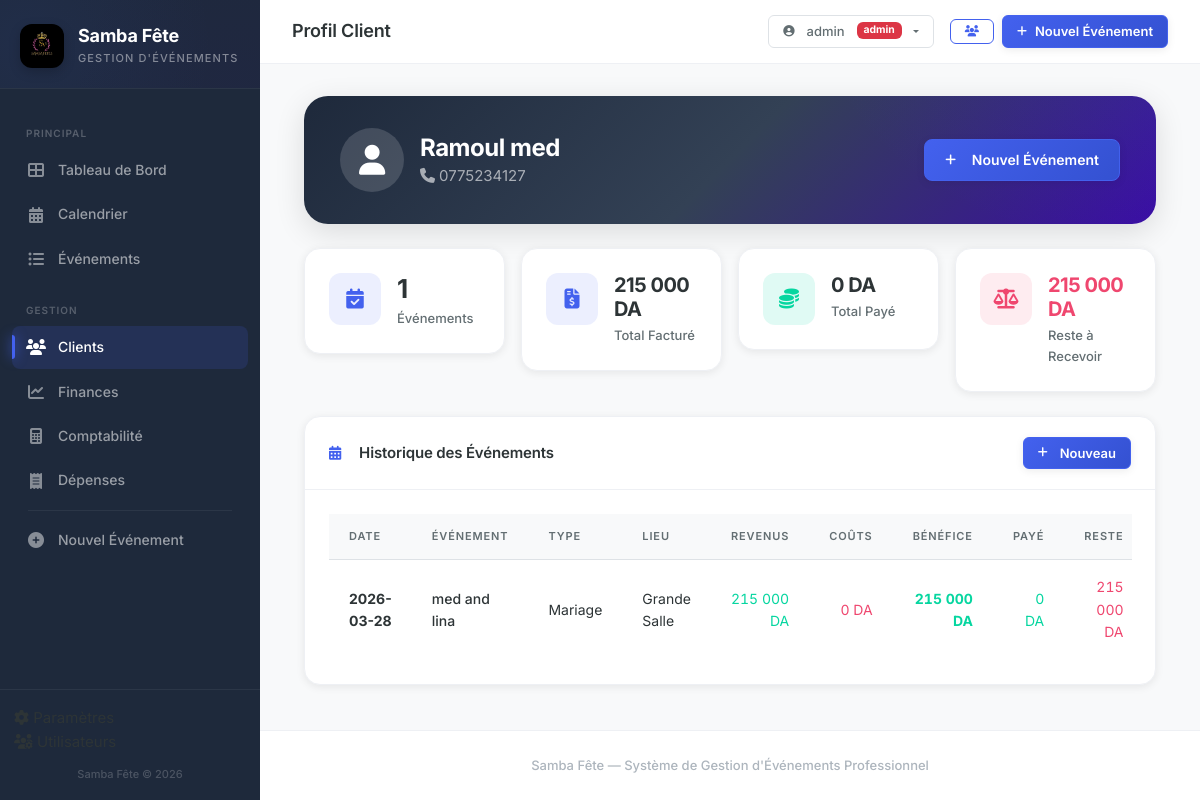
The app's page /client/6 (signed in) with its own data.
### tables this page shows
CREATE TABLE users (
                id INTEGER PRIMARY KEY AUTOINCREMENT,
                username TEXT UNIQUE NOT NULL,
                password_hash TEXT NOT NULL,
                role TEXT NOT NULL DEFAULT 'manager',
                is_active INTEGER DEFAULT 1,
                created_at TEXT DEFAULT (datetime('now','localtime'))
            );

CREATE TABLE clients (
            id INTEGER PRIMARY KEY AUTOINCREMENT,
            name TEXT NOT NULL,
            phone TEXT NOT NULL,
            phone2 TEXT,
            email TEXT,
            address TEXT,
            created_at TEXT DEFAULT (datetime('now','localtime'))
        );

CREATE TABLE events (
            id INTEGER PRIMARY KEY AUTOINCREMENT,
            title TEXT NOT NULL,
            client_id INTEGER NOT NULL,
            venue_id INTEGER NOT NULL,
            venue_id2 INTEGER,
            event_type TEXT NOT NULL,
            event_date TEXT NOT NULL,
            time_slot TEXT NOT NULL,
            guests_men INTEGER DEFAULT 0,
            guests_women INTEGER DEFAULT 0,
            status TEXT DEFAULT 'en attente',
            notes TEXT,
            total_amount REAL DEFAULT 0,
            deposit_required REAL DEFAULT 20000,
            created_at TEXT DEFAULT (datetime('now','localtime')),
            updated_at TEXT DEFAULT (datetime('now','localtime')),
            FOREIGN KEY (client_id) REFERENCES clients(id),
            FOREIGN KEY (venue_id) REFERENCES venues(id),
            FOREIGN KEY (venue_id2) REFERENCES venues(id)
        );

CREATE TABLE venues (
            id INTEGER PRIMARY KEY AUTOINCREMENT,
            name TEXT NOT NULL,
            capacity_men INTEGER DEFAULT 0,
            capacity_women INTEGER DEFAULT 0,
            is_active INTEGER DEFAULT 1
        );

### app.py (the view)
@app.route('/client/<int:client_id>')
@login_required
def client_detail(client_id):
    db = get_db_connection()
    client = db.execute("SELECT * FROM clients WHERE id=?", (client_id,)).fetchone()
    if not client:
        flash("Client introuvable", "danger")
        return redirect(url_for('client_list'))
    events = db.execute(
        "SELECT e.*, v.name as venue_name FROM events e "
        "JOIN venues v ON e.venue_id=v.id WHERE e.client_id=? ORDER BY e.event_date DESC",
        (client_id,)).fetchall()
    total_owed = db.execute(
        "SELECT COALESCE(SUM(total_amount),0) as s FROM events WHERE client_id=?",
        (client_id,)).fetchone()['s']
    total_paid = db.execute(
        "SELECT COALESCE(SUM(CASE WHEN p.is_refunded=0 THEN p.amount ELSE 0 END),0) as s "
        "FROM payments p JOIN events e ON p.event_id=e.id WHERE e.client_id=?",
        (client_id,)).fetchone()['s']
    all_payments = db.execute(
        "SELECT p.*, e.title as event_title, e.id as event_id "
        "FROM payments p "
        "JOIN events e ON p.event_id=e.id "
        "WHERE e.client_id=? "
        "ORDER BY p.date DESC",
        (client_id,)).fetchall()
    event_financials = {}
    for ev in events:
        revenue = db.execute(
            "SELECT COALESCE(SUM(amount),0) as s FROM event_lines WHERE event_id=? AND is_cost=0",
            (ev['id'],)).fetchone()['s']
        costs = db.execute(
            "SELECT COALESCE(SUM(amount),0) as s FROM event_lines WHERE event_id=? AND is_cost=1",
            (ev['id'],)).fetchone()['s']
        paid = db.execute(
            "SELECT COALESCE(SUM(amount),0) as s FROM payments WHERE event_id=? AND is_refunded=0",
            (ev['id'],)).fetchone()['s']
        event_financials[ev['id']] = {
            'revenue': float(revenue),
            'costs': float(costs),
            'profit': float(revenue) - float(costs),
            'paid': float(paid),
            'remaining': round(float(ev['total_amount']) - float(paid), 2)
        }
    return render_template('client_detail.html', client=client, events=events,
                           total_owed=total_owed, total_paid=total_paid,
                           all_payments=all_payments, event_financials=event_financials)

### templates/client_detail.html (shortened to what this page needs)
{% extends "base.html" %}
{% block page_title %}Profil Client{% endblock %}
{% block content %}
<div class="container-fluid">
    <div class="event-header-bar mb-4">
        <div class="row align-items-center">
            <div class="col-md-8">
                <div class="d-flex align-items-center">
                    <div style="width: 64px; height: 64px; border-radius: 50%; background: rgba(255,255,255,0.15); display: flex; align-items: center; justify-content: center; margin-right: 16px;">
                        <i class="fas fa-user fa-2x" style="color: white;"></i>
                    </div>
                    <div>
                        <h2 class="event-title mb-0">{{ client.name }}</h2>
                        <div class="event-meta">
                            <span><i class="fas fa-phone me-1"></i>{{ client.phone }}</span>
                        </div>
                    </div>
                </div>
            </div>
            <div class="col-md-4 text-md-end mt-3 mt-md-0">
                <a href="{{ url_for('event_form') }}" class="btn btn-primary">
                    <i class="fas fa-plus me-2"></i>Nouvel Événement
                </a>
            </div>
        </div>
    </div>
    <div class="row g-3 mb-4">
        <div class="col-6 col-lg-3">
            <div class="stat-card">
                <div class="stat-icon bg-blue-soft">
                    <i class="fas fa-calendar-check"></i>
                </div>
                <div class="stat-info">
                    <span class="stat-value">{{ events | length }}</span>
                    <span class="stat-label">Événements</span>
                </div>
            </div>
        </div>
        <div class="col-6 col-lg-3">
            <div class="stat-card">
                <div class="stat-icon bg-info-soft">
                    <i class="fas fa-file-invoice-dollar"></i>
                </div>
                <div class="stat-info">
                    <span class="stat-value" style="font-size: 1.25rem;">{{ total_owed | format_da }}</span>
                    <span class="stat-label">Total Facturé</span>
                </div>
            </div>
        </div>
        <div class="col-6 col-lg-3">
            <div class="stat-card">
                <div class="stat-icon bg-success-soft">
                    <i class="fas fa-coins"></i>
                </div>
                <div class="stat-info">
                    <span class="stat-value" style="font-size: 1.25rem;">{{ total_paid | format_da }}</span>
                    <span class="stat-label">Total Payé</span>
                </div>
            </div>
        </div>
        <div class="col-6 col-lg-3">
            <div class="stat-card">
                {% set remaining = total_owed - total_paid %}
                <div class="stat-icon {% if remaining > 0 %}bg-danger-soft{% else %}bg-success-soft{% endif %}">
                    <i class="fas fa-balance-scale"></i>
                </div>
                <div class="stat-info">
                    <span class="stat-value {% if remaining > 0 %}text-danger{% else %}text-success{% endif %}" style="font-size: 1.25rem;">
                        {{ remaining | format_da }}
                    </span>
                    <span class="stat-label">Reste à Recevoir</span>
                </div>
            </div>
        </div>
    </div>
    <div class="card-custom">
        <div class="card-header-custom">
            <h5 class="mb-0"><i class="fas fa-calendar-alt me-2"></i>Historique des Événements</h5>
            <a href="{{ url_for('event_form') }}" class="btn btn-sm btn-primary">
                <i class="fas fa-plus me-1"></i>Nouveau
            </a>
        </div>
        <div class="card-body-custom">
            {% if events %}
            <div class="table-responsive">
                <table class="table-elegant">
                    <thead>
                        <tr>
                            <th>Date</th>
                            <th>Événement</th>
                            <th>Type</th>
                            <th>Lieu</th>
                            <th class="text-end">Revenus</th>
                            <th class="text-end">Coûts</th>
                            <th class="text-end">Bénéfice</th>
                            <th class="text-end">Payé</th>
                            <th class="text-end">Reste</th>
                        </tr>
                    </thead>
                    <tbody>
                        {% for ev in events %}
                        {% set ev_data = event_financials[ev.id] %}
                        <tr class="clickable-row" onclick="window.location='{{ url_for('event_detail', event_id=ev.id) }}'">
                            <td><strong>{{ ev.event_date[:10] }}</strong></td>
                            <td style="font-weight: 500;">{{ ev.title }}</td>
                            <td>{{ ev.event_type }}</td>
                            <td>{{ ev.venue_name }}</td>
                            <td class="text-end text-success" style="font-variant-numeric: tabular-nums;">{{ ev_data.revenue | format_da }}</td>
                            <td class="text-end text-danger" style="font-variant-numeric: tabular-nums;">{{ ev_data.costs | format_da }}</td>
                            <td class="text-end" style="font-weight: 700; font-variant-numeric: tabular-nums; {% if ev_data.profit > 0 %}color: var(--success);{% else %}color: var(--danger);{% endif %}">
                                {{ ev_data.profit | format_da }}
                            </td>
                            <td class="text-end text-success" style="font-variant-numeric: tabular-nums;">{{ ev_data.paid | format_da }}</td>
                            <td class="text-end {% if ev_data.remaining > 0 %}text-danger{% endif %}" style="font-variant-numeric: tabular-nums;">
                                {{ ev_data.remaining | format_da }}
                            </td>
                        </tr>
                        {% endfor %}
                    </tbody>
                </table>
            </div>
            {% endif %}
        </div>
    </div>
</div>
{% endblock %}

### templates/base.html (shortened to what this page needs)
<!DOCTYPE html>
<html lang="fr">
<head>
    <link href="https://cdn.jsdelivr.net/npm/bootstrap@5.3.3/dist/css/bootstrap.min.css" rel="stylesheet">
    <link href="https://cdnjs.cloudflare.com/ajax/libs/font-awesome/6.5.1/css/all.min.css" rel="stylesheet">
    <link href="{{ url_for('static', filename='css/style.css') }}" rel="stylesheet">
</head>
<body>
    <nav id="sidebar" class="sidebar">
        <div class="sidebar-header">
            <div class="logo-icon">
                <img src="{{ url_for('static', filename='img/logo.jpg') }}" alt="Samba Fête">
            </div>
            <div class="sidebar-brand">
                <div class="brand-name">Samba Fête</div>
                <div class="brand-tagline">Gestion d'Événements</div>
            </div>
        </div>
        <ul class="sidebar-nav">
            <li class="nav-section-title">Principal</li>
            <li class="nav-item">
                <a href="{{ url_for('index') }}" class="nav-link {% if request.endpoint == 'index' %}active{% endif %}">
                    <i class="fas fa-th-large"></i> <span>Tableau de Bord</span>
                </a>
            </li>
            <li class="nav-item">
                <a href="{{ url_for('calendar_view') }}" class="nav-link {% if request.endpoint == 'calendar_view' %}active{% endif %}">
                    <i class="fas fa-calendar-alt"></i> <span>Calendrier</span>
                </a>
            </li>
            <li class="nav-item">
                <a href="{{ url_for('event_list') }}" class="nav-link {% if request.endpoint == 'event_list' %}active{% endif %}">
                    <i class="fas fa-list-ul"></i> <span>Événements</span>
                </a>
            </li>
            <li class="nav-section-title">Gestion</li>
            <li class="nav-item">
                <a href="{{ url_for('client_list') }}" class="nav-link {% if request.endpoint == 'client_list' or request.endpoint == 'client_detail' %}active{% endif %}">
                    <i class="fas fa-users"></i> <span>Clients</span>
                </a>
            </li>
            <li class="nav-item">
                <a href="{{ url_for('financials') }}" class="nav-link {% if request.endpoint == 'financials' %}active{% endif %}">
                    <i class="fas fa-chart-line"></i> <span>Finances</span>
                </a>
            </li>
            <li class="nav-item">
                <a href="{{ url_for('accounting') }}" class="nav-link {% if request.endpoint == 'accounting' %}active{% endif %}">
                    <i class="fas fa-calculator"></i> <span>Comptabilité</span>
                </a>
            </li>
            <li class="nav-item">
                <a href="{{ url_for('expenses') }}" class="nav-link {% if request.endpoint == 'expenses' %}active{% endif %}">
                    <i class="fas fa-receipt"></i> <span>Dépenses</span>
                </a>
            </li>
            <li class="sidebar-divider"></li>
            <li class="nav-item">
                <a href="{{ url_for('event_form') }}" class="nav-link {% if request.endpoint == 'event_form' %}active{% endif %}">
                    <i class="fas fa-plus-circle"></i> <span>Nouvel Événement</span>
                </a>
            </li>
        </ul>
        <div class="sidebar-footer">
            {% if current_user.is_authenticated %}
            <li class="nav-item" style="list-style: none;">
                <a href="{{ url_for('settings') }}" class="nav-link {% if request.endpoint == 'settings' %}active{% endif %}">
                    <i class="fas fa-cog"></i> <span>Paramètres</span>
                </a>
            </li>
            {% if current_user.role == 'admin' %}
            <li class="nav-item" style="list-style: none;">
                <a href="{{ url_for('users') }}" class="nav-link {% if request.endpoint == 'users' %}active{% endif %}">
                    <i class="fas fa-users-cog"></i> <span>Utilisateurs</span>
                </a>
            </li>
            {% endif %}
            {% endif %}
            <div class="sidebar-footer-text" style="margin-top: 12px;">Samba Fête &copy; {{ current_year }}</div>
        </div>
    </nav>
    <div class="main-content">
        <nav class="topbar">
            <div class="topbar-title">
                {% block page_title %}Tableau de Bord{% endblock %}
            </div>
            <div class="topbar-actions">
                {% if current_user.is_authenticated %}
                <div class="dropdown d-none d-sm-inline-block me-2">
                    <button class="btn btn-outline-secondary btn-sm dropdown-toggle" type="button" data-bs-toggle="dropdown">
                        <i class="fas fa-user-circle me-1"></i> {{ current_user.username }}
                        <span class="badge bg-{% if current_user.role == 'admin' %}danger{% else %}secondary{% endif %} ms-1" style="font-size: 0.65rem;">{{ current_user.role }}</span>
                    </button>
                </div>
                {% endif %}
                <a href="{{ url_for('client_list') }}" class="btn btn-outline-gold btn-sm" title="Clients">
                    <i class="fas fa-users"></i>
                </a>
                <a href="{{ url_for('event_form') }}" class="btn btn-primary btn-sm">
                    <i class="fas fa-plus"></i> <span class="d-none d-sm-inline">Nouvel Événement</span>
                </a>
            </div>
        </nav>
        <div class="page-content">
            {% block content %}{% endblock %}
        </div>
        <footer class="app-footer">
            Samba Fête &mdash; Système de Gestion d'Événements Professionnel
        </footer>
    </div>
</body>
</html>

### records on screen
users: username "admin", role "admin"
clients: name "Ramoul med", phone "0775234127"
events: event_date "2026-03-28", title "med and lina", event_type "Mariage", venue_name "Grande Salle", revenue "215 000 DA", costs "0 DA", profit "215 000 DA", paid "0 DA", remaining "215 000 DA"

### other values on screen
{{ events | length }} "1"
{{ total_owed | format_da }} "215 000 DA"
{{ total_paid | format_da }} "0 DA"
{{ remaining | format_da }} "215 000 DA"
